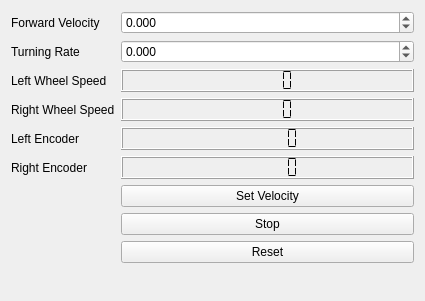
<?xml version="1.0" encoding="UTF-8"?>
<ui version="4.0">
 <class>EPuckControlWidget</class>
 <widget class="QWidget" name="EPuckControlWidget">
  <property name="geometry">
   <rect>
    <x>0</x>
    <y>0</y>
    <width>425</width>
    <height>301</height>
   </rect>
  </property>
  <property name="windowTitle">
   <string>EPuckControlWidget</string>
  </property>
  <layout class="QFormLayout" name="formLayout">
   <property name="fieldGrowthPolicy">
    <enum>QFormLayout::AllNonFixedFieldsGrow</enum>
   </property>
   <item row="0" column="0">
    <widget class="QLabel" name="label">
     <property name="text">
      <string>Forward Velocity</string>
     </property>
    </widget>
   </item>
   <item row="0" column="1">
    <widget class="QDoubleSpinBox" name="spinBoxForwardVelocity">
     <property name="decimals">
      <number>3</number>
     </property>
     <property name="minimum">
      <double>-0.150000000000000</double>
     </property>
     <property name="maximum">
      <double>0.150000000000000</double>
     </property>
     <property name="singleStep">
      <double>0.001000000000000</double>
     </property>
    </widget>
   </item>
   <item row="1" column="0">
    <widget class="QLabel" name="label_2">
     <property name="text">
      <string>Turning Rate</string>
     </property>
    </widget>
   </item>
   <item row="1" column="1">
    <widget class="QDoubleSpinBox" name="spinBoxTurningRate">
     <property name="decimals">
      <number>3</number>
     </property>
     <property name="minimum">
      <double>-5.000000000000000</double>
     </property>
     <property name="maximum">
      <double>5.000000000000000</double>
     </property>
     <property name="singleStep">
      <double>0.100000000000000</double>
     </property>
    </widget>
   </item>
   <item row="2" column="0">
    <widget class="QLabel" name="label_4">
     <property name="text">
      <string>Left Wheel Speed</string>
     </property>
    </widget>
   </item>
   <item row="2" column="1">
    <widget class="QLCDNumber" name="valueLeftWheelSpeed">
     <property name="font">
      <font>
       <pointsize>20</pointsize>
      </font>
     </property>
     <property name="segmentStyle">
      <enum>QLCDNumber::Flat</enum>
     </property>
    </widget>
   </item>
   <item row="3" column="0">
    <widget class="QLabel" name="label_5">
     <property name="text">
      <string>Right Wheel Speed</string>
     </property>
    </widget>
   </item>
   <item row="3" column="1">
    <widget class="QLCDNumber" name="valueRightWheelSpeed">
     <property name="segmentStyle">
      <enum>QLCDNumber::Flat</enum>
     </property>
    </widget>
   </item>
   <item row="4" column="0">
    <widget class="QLabel" name="label_6">
     <property name="text">
      <string>Left Encoder</string>
     </property>
    </widget>
   </item>
   <item row="4" column="1">
    <widget class="QLCDNumber" name="valueLeftEncoder">
     <property name="numDigits">
      <number>6</number>
     </property>
     <property name="segmentStyle">
      <enum>QLCDNumber::Flat</enum>
     </property>
    </widget>
   </item>
   <item row="5" column="0">
    <widget class="QLabel" name="label_7">
     <property name="text">
      <string>Right Encoder</string>
     </property>
    </widget>
   </item>
   <item row="5" column="1">
    <widget class="QLCDNumber" name="valueRightEncoder">
     <property name="numDigits">
      <number>6</number>
     </property>
     <property name="segmentStyle">
      <enum>QLCDNumber::Flat</enum>
     </property>
    </widget>
   </item>
   <item row="8" column="1">
    <widget class="QPushButton" name="pushButtonStart">
     <property name="text">
      <string>Set Velocity</string>
     </property>
    </widget>
   </item>
   <item row="9" column="1">
    <widget class="QPushButton" name="pushButtonStop">
     <property name="text">
      <string>Stop</string>
     </property>
    </widget>
   </item>
   <item row="10" column="1">
    <widget class="QPushButton" name="pushButtonReset">
     <property name="text">
      <string>Reset</string>
     </property>
    </widget>
   </item>
  </layout>
 </widget>
 <resources/>
 <connections/>
</ui>
